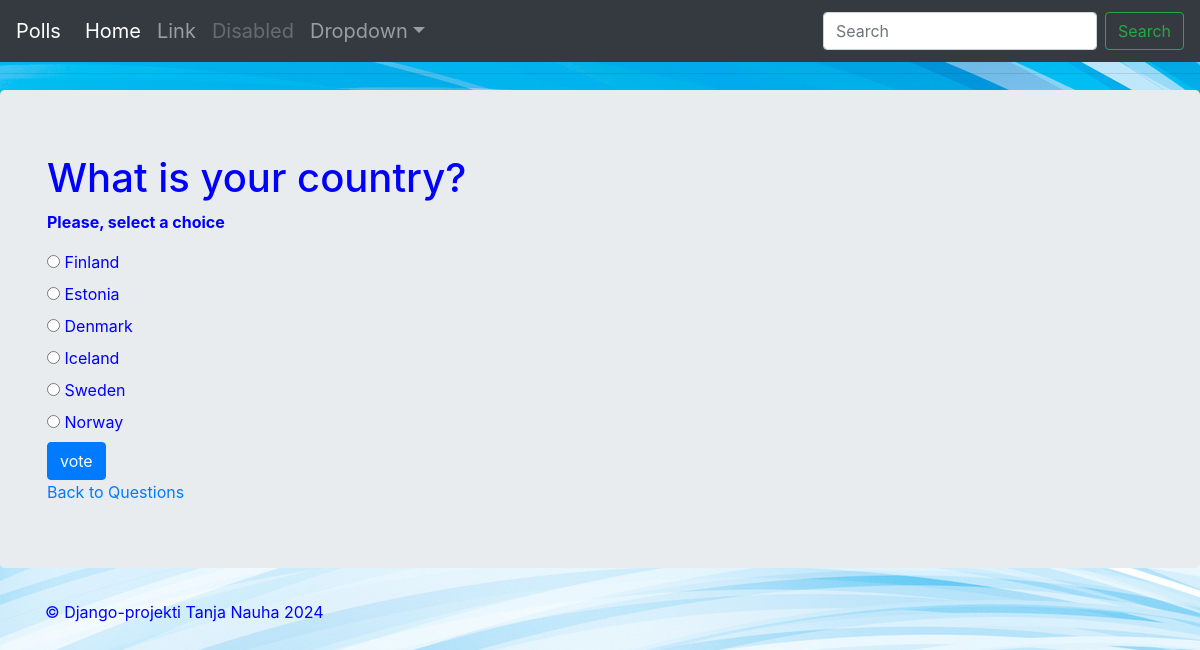
The app's page /kysely/1/vote/ with its own data.
### kysely/models.py (models this page shows, shortened)
class Kysymys(models.Model):
    kysymys_txt = models.CharField(max_length=100)
    julkaisu_pvm = models.DateTimeField("julkaisu pvm")

class Vaihtoehto(models.Model):
    vaihtoehto_txt = models.CharField(max_length=200)
    valinta = models.IntegerField(default=0)
    kysymys = models.ForeignKey(Kysymys, on_delete=models.CASCADE)

### kysely/views.py (the view)
# urls.py: path('<int:question_id>/vote/', views.vote, name="vote"),
def vote(request, question_id):
    kysymys = get_object_or_404(Kysymys, pk=question_id)
    try:
        valittu_vaihtoehto = kysymys.vaihtoehto_set.get(pk=request.POST['vaihtoehto'])
    except:
        return render(request, 'kysely/detail.html', {'kysymys': kysymys, 'error_message': 'Please, select a choice'})
    else:
        valittu_vaihtoehto.valinta += 1
        valittu_vaihtoehto.save()
        return HttpResponseRedirect(reverse('kysely:results', args=(kysymys.id,)))

### kysely/templates/kysely/detail.html (shortened to what this page needs)
{% extends 'kysely/base.html' %}
{% block main_content %}
<h1>{{kysymys.kysymys_txt}}</h1>
{% if error_message%} <p><strong>{{ error_message }}</strong></p> {% endif %}
<form action = "{% url 'kysely:vote' kysymys.id %}" method="post">
    {% for vaihtoehto in kysymys.vaihtoehto_set.all %}
        <input type="radio" name="vaihtoehto" id="vaihtoehto{{forloop.counter}}" value="{{vaihtoehto.id}}"/>
    <label for="vaihtoehto{{forloop.counter}}">{{vaihtoehto.vaihtoehto_txt}}</label>
    <br>
    {% endfor %}
    <input type="submit" class = "btn btn-primary" value="vote"/>
</form>
<a href ="{% url 'kysely:index' %}">Back to Questions</a>
{% endblock %}

### kysely/static/kysely/style.css (style rules this page uses)
body { color: blue; background: white url("images/background_django_mysite.jpg") no-repeat; }

### records on screen
Kysymys: kysymys_txt "What is your country?"
Vaihtoehto: vaihtoehto_txt "Finland"
Vaihtoehto: vaihtoehto_txt "Estonia"
Vaihtoehto: vaihtoehto_txt "Denmark"
Vaihtoehto: vaihtoehto_txt "Iceland"
Vaihtoehto: vaihtoehto_txt "Sweden"
Vaihtoehto: vaihtoehto_txt "Norway"

### other values on screen
{{ error_message }} "Please, select a choice"
